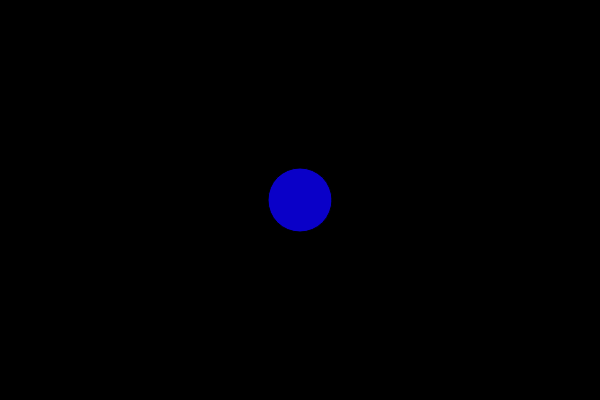
Frame 1 (no input)
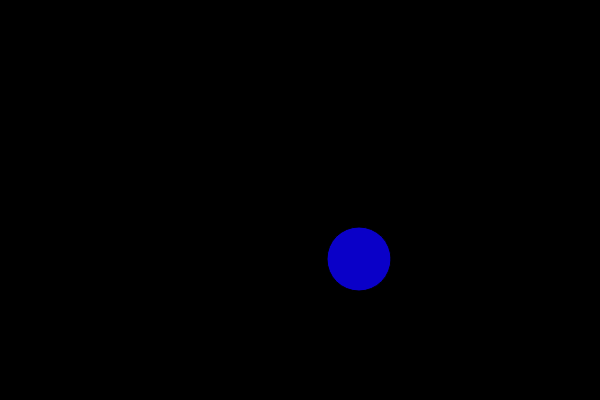
Frame 60 (no input)
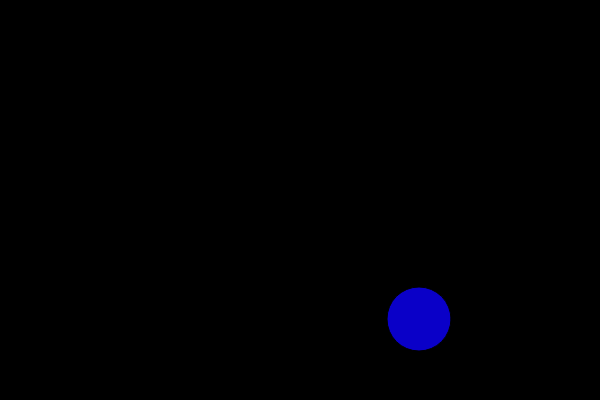
Frame 120 (the mouse pressed at the canvas centre since frame 60)

The p5.js sketch that drew these frames (run headless with seeded random() and noise() and a simulated clock; from frame 60 on, the mouse is pressed at the canvas centre):

// p5.js sketch
// ── sketch.js
let x = 300;
let y = 200;
let velX = 1;
let velY = 1;
let rayon = 64;

function setup() {
	createCanvas(600, 400);
}

function draw() {
	background(0);
	rectMode(CENTER);
	fill(10,0,200)
	circle(x,y,rayon);
	x += velX
	y += velY

	if(x  >= 600){
		velX -= 1
	}

	if(y >= 400){
		velY -= 1
	}

}
